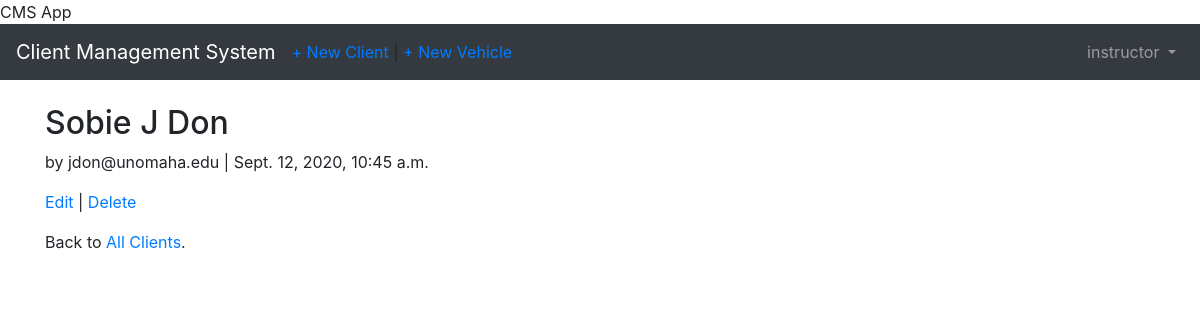
/clients/1/ (signed in), run on the app's committed database.
### users/models.py (models this page shows)
class CustomUser(AbstractUser):
    department = models.CharField(max_length=50, default=' ', null=True, blank=True)
    employee_cell_phone = models.CharField(max_length=50, default=' ', null=True, blank=True)

### clients/models.py (models this page shows, shortened)
class Client(models.Model):
    name = models.CharField(max_length=50, blank=False, null=False, default=' ')
    address = models.CharField(max_length=50, blank=True, null=True, default=' ')
    city = models.CharField(max_length=50, default=' ')
    state = models.CharField(max_length=50, default='NE')
    zipcode = models.CharField(max_length=10, default='00000')
    email = models.EmailField(max_length=100, default=' ')
    cell_phone = models.CharField(max_length=50, default='(402)000-0000')
    acct_number = models.CharField(max_length=50, blank=True, null=True, default='00000')
    notes = models.TextField()
    date = models.DateTimeField(auto_now_add=True)
    author = models.ForeignKey(
        get_user_model(),
        on_delete=models.CASCADE,
    )

### clients/views.py (the view)
class ClientDetailView(LoginRequiredMixin, DetailView):
    model = Client
    template_name = 'client_detail.html'
    login_url = 'login'

### templates/client_detail.html (shortened to what this page needs)
{% extends 'base.html' %}
{% block content %}
<div class="client-entry">
  <h2>{{ object.name }}</h2>
    <p>by {{ object.author }} | {{ object.date }}</p>
  </div>
  <p><a href="{% url 'client_edit' client.pk %}">Edit</a> | <a href="{% url 'client_delete' client.pk %}">Delete</a></p>
  <p>Back to <a href="{% url 'client_list' %}">All Clients</a>.</p>
{% endblock content %}

### templates/base.html (shortened to what this page needs)
<!doctype html>
<html lang="en">
  <head>
    <link rel="stylesheet" href="https://stackpath.bootstrapcdn.com/bootstrap/4.1.3/css/bootstrap.min.css"
>
    <name>{% block name %}CMS App{% endblock name %}</name>
  </head>
  <body>
    <nav class="navbar navbar-expand-md navbar-dark bg-dark mb-4">
      <a class="navbar-brand" href="{% url 'home' %}">Client Management System</a>
      {% if user.is_authenticated %}
        <ul class="navbar-nav mr-auto">
          <li class="nav-item"><a href="{% url 'client_new' %} ">+ New Client </a> |
            <a href="{% url 'vehicle_new' %} ">+ New Vehicle</a></li>
        </ul>
      {% endif %}
      <div class="collapse navbar-collapse" id="navbarCollapse">
        {% if user.is_authenticated %}
          <ul class="navbar-nav ml-auto">
            <li class="nav-item">
              <a class="nav-link dropdown-toggle" href="#" id="userMenu"\
              data-toggle="dropdown" aria-haspopup="true" aria-expanded\
              ="false">
                {{ user.username }}
              </a>
            </li>
          </ul>
        {% endif %}
      </div>
    </nav>
    <div class="container">
      {% block content %}
      {% endblock content %}
    </div>
  </body>
</html>

### data on the page
CustomUser: username "instructor"
Client: name "Sobie J Don", author "jdon@unomaha.edu", date "Sept. 12, 2020, 10:45 a.m."
